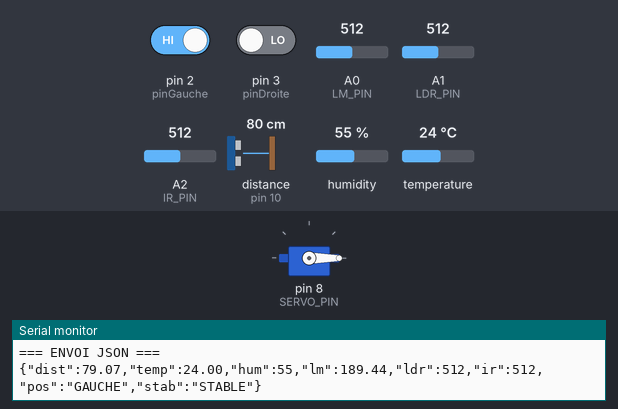
The sketch below on a simulated Arduino Uno, built with avr-gcc and run on an emulated ATmega328P. Shown: servo, the last lines printed to the serial monitor. Wiring (inferred from the names in the program): ultrasonic range finder: trigger pin 9; echo pin 10. The test bench sets the inputs (shaded band); at power-on: pin 2 (pinGauche) HIGH, pin 3 (pinDroite) LOW, A0 (LM_PIN) = 512, A1 (LDR_PIN) = 512, A2 (IR_PIN) = 512, distance to the obstacle (sensor on pin 10) 80 cm, humidity 55 %, temperature 24 °C. The echo pulse lasts 58.3 µs per cm.

Above: at 3.2 s.
3.3 s: pin 2 (pinGauche) driven LOW
At 8.13 s:
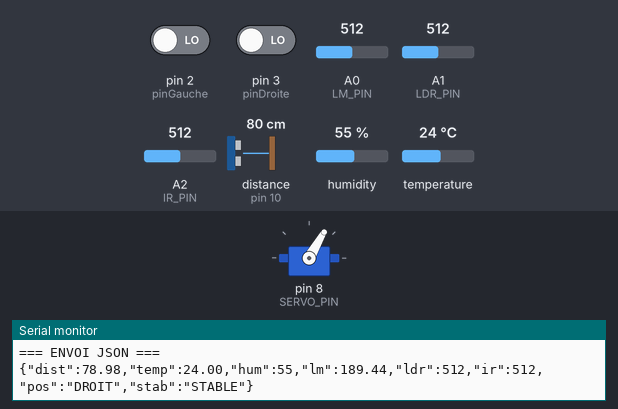
9.3 s: pin 3 (pinDroite) driven HIGH
13.8 s: pin 2 (pinGauche) driven HIGH
Timing chart, 0 to 17.8 s (numbered marks = the images above; inputs shaded):
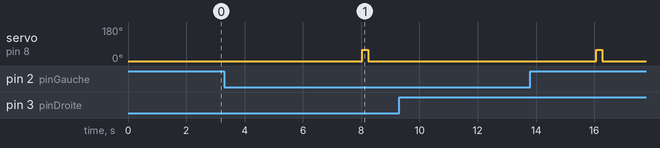

The sketch:

final_esp.ino
```cpp
#include <DHT.h>
#include <Servo.h>

// ===== PINS =====
#define DHTPIN 7
#define DHTTYPE DHT11
#define TRIG 9
#define ECHO 10
#define LM_PIN A0
#define LDR_PIN A1
#define IR_PIN A2
#define SERVO_PIN 8

// ===== OBJETS =====
DHT dht(DHTPIN, DHTTYPE);
Servo myServo;

// ===== VARIABLES =====
float dist = 0;
float temp = 0;
float lm = 0;
int hum = 0;
int ldr = 0;
int ir = 0;
int irMax = 0;


unsigned long lastSend = 0;
unsigned long lastServo = 0;


// ================== BILLE ==================
const int pinGauche = 2;
const int pinDroite = 3;
int lastEtatG = HIGH;
int lastEtatD = HIGH;
int compteurMouvement = 0;
unsigned long lastCheckBille = 0;
char position[12] = "DROIT";
char secousse[8] = "STABLE";


// ===== DISTANCE SIMPLE ET FIABLE =====
float lireDistance() {
  digitalWrite(TRIG, LOW);
  delayMicroseconds(2);

  digitalWrite(TRIG, HIGH);
  delayMicroseconds(10);
  digitalWrite(TRIG, LOW);

  long d = pulseIn(ECHO, HIGH, 30000);

  if (d == 0) return -1;

  float distance = d * 0.034 / 2;

  if (distance < 2 || distance > 400) return -1;

  return distance;
}

// ===== LECTURE CAPTEURS =====
void lireCapteurs() {
  dist = lireDistance();
int irActuel = analogRead(IR_PIN);

if (irActuel > irMax) {
  irMax = irActuel;
}


  lm = analogRead(LM_PIN) * 0.37;
  ldr = analogRead(LDR_PIN);

  float t = dht.readTemperature();
  float h = dht.readHumidity();

  if (!isnan(t)) temp = t;
  if (!isnan(h)) hum = (int)h;
}


// ================== BILLE ==================
void lireBille() {
  int etatG = digitalRead(pinGauche);
  int etatD = digitalRead(pinDroite);

  if (etatG != lastEtatG || etatD != lastEtatD) compteurMouvement++;
  lastEtatG = etatG;
  lastEtatD = etatD;

  if (millis() - lastCheckBille > 1000) {
    lastCheckBille = millis();

    // Secousse
    if (compteurMouvement > 5) strcpy(secousse, "SECOUE");
    else                        strcpy(secousse, "STABLE");
    compteurMouvement = 0;

    // Position
    if      (etatG == HIGH && etatD == LOW)  strcpy(position, "GAUCHE");
    else if (etatD == HIGH && etatG == LOW)  strcpy(position, "DROITE");
    else if (etatG == HIGH && etatD == HIGH) strcpy(position, "RETOURNE");
    else                                      strcpy(position, "DROIT");
  }
}


// ===== ENVOI JSON SIMPLE =====
void sendToESP() {
  Serial.println(); // IMPORTANT séparation ligne

  Serial.print("{");
  Serial.print("\"dist\":"); Serial.print(dist); Serial.print(",");
  Serial.print("\"temp\":"); Serial.print(temp); Serial.print(",");
  Serial.print("\"hum\":");  Serial.print(hum); Serial.print(",");
  Serial.print("\"lm\":");   Serial.print(lm); Serial.print(",");
  Serial.print("\"ldr\":");  Serial.print(ldr); Serial.print(",");
  Serial.print("\"ir\":");   Serial.print(irMax); Serial.print(",");
  Serial.print("\"pos\":\""); Serial.print(position); Serial.print("\",");
  Serial.print("\"stab\":\""); Serial.print(secousse); Serial.print("\"");
  Serial.println("}");

  irMax = 0;
}
// ===== SETUP =====
void setup() {
  Serial.begin(115200);

  pinMode(TRIG, OUTPUT);
  pinMode(ECHO, INPUT);

  dht.begin();
  delay(2000); // important pour DHT

  myServo.attach(SERVO_PIN);
  myServo.write(0);

  Serial.println("SYSTEM READY");
}

// ===== LOOP =====
void loop() {
  lireCapteurs();
  lireBille();


  // envoi vers ESP8266 toutes les 2s
  if (millis() - lastSend > 2000) {
    lastSend = millis();
    Serial.println("=== ENVOI JSON ===");
    sendToESP();
  }

  // servo toutes les 12s
  if (millis() - lastServo > 8000) {
    lastServo = millis();
    myServo.write(60);
    delay(200);
    myServo.write(0);
  }

  delay(50);
}
```
